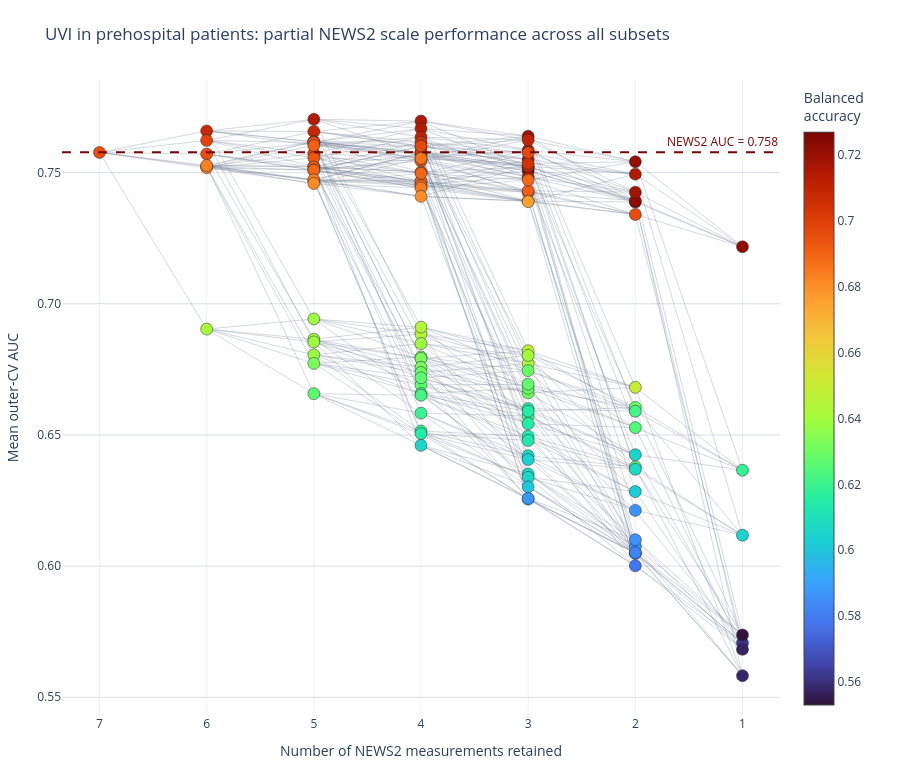

This figure's notebook cell:
### Markdown cell above
#### Subset performance and parameter removal

### Code cell
make_scale_branching_subset_plot(
    results_uvi_pre, FEATURES, news2_auc=auc_uvi_pre,
    title='UVI in prehospital patients',
).show()

### Figure 1 — Plotly figure (JSON) as saved in the notebook; plotly's stock layout.template omitted (floating-point values rounded to 4 significant figures; data arrays with more than 128 entries replaced by an {"elided": "..."} marker saying what was removed)
{"data": [{"hoverinfo": "skip", "line": {"color": "rgba(100, 116, 139, 0.28)", "width": 1}, "mode": "lines", "type": "scatter", "x": {"elided": "1323 int values"}, "y": {"elided": "1323 float values"}}, {"customdata": {"elided": "127x6 mixed values"}, "hovertemplate": "<b>%{customdata[0]}</b><br>AUC: %{customdata[1]:.3f}<br>Balanced accuracy: %{customdata[2]:.3f}<br>Sensitivity: %{customdata[3]:.3f}<br>Specificity: %{customdata[4]:.3f}<br>Mean inner-selected threshold: %{customdata[5]:.3f}<extra></extra>", "marker": {"cmax": 0.7267, "cmin": 0.5531, "color": [0.6952, 0.707, 0.6981, 0.6961, 0.6921, 0.6839, 0.6824, 0.6414, 0.7133, 0.7083, 0.7058, 0.7043, 0.6991, 0.6981, 0.6934, 0.6927, 0.6922, 0.6905, 0.689, 0.6887, 0.6882, 0.6848, 0.6806, 0.6396, 0.6388, 0.6382, 0.6378, 0.632, 0.6269, 0.7145, 0.714, 0.7139, 0.7111, 0.7105, 0.7052, 0.704, 0.7008, 0.6975, 0.6974, 0.6964, 0.6959, 0.6956, 0.6927, 0.6904, 0.689, 0.6874, 0.6857, 0.6847, 0.68, 0.6441, 0.6437, 0.6389, 0.6331, 0.6322, 0.6315, 0.6298, 0.627, 0.6269, 0.624, 0.6224, 0.6204, 0.6197, 0.6153, 0.6057, 0.7267, 0.718, 0.718, 0.7152, 0.7146, 0.7142, 0.7096, 0.709, 0.7034, 0.6994, 0.6974, 0.6936, 0.6915, 0.6889, 0.6753, 0.6483, 0.6434, 0.6404, 0.6306, 0.6292, 0.6289, 0.6279, 0.6215, 0.6161, 0.6156, 0.6155, 0.6144, 0.6132, 0.6084, 0.6073, 0.6062, 0.6039, 0.6008, 0.6001, 0.5865, 0.7253, 0.7217, 0.7207, 0.7176, 0.714, 0.6961, 0.6498, 0.6295, 0.6276, 0.6242, 0.6216, 0.6075, 0.605, 0.6028, 0.5945, 0.5915, 0.5865, 0.5865, 0.585, 0.5823, 0.5782, 0.7217, 0.6191, 0.6043, 0.562, 0.5582, 0.5574, 0.5531], "colorbar": {"title": {"text": "Balanced<br>accuracy"}}, "colorscale": [[0, "#30123b"], [0.07143, "#4145ab"], [0.1429, "#4675ed"], [0.2143, "#39a2fc"], [0.2857, "#1bcfd4"], [0.3571, "#24eca6"], [0.4286, "#61fc6c"], [0.5, "#a4fc3b"], [0.5714, "#d1e834"], [0.6429, "#f3c63a"], [0.7143, "#fe9b2d"], [0.7857, "#f36315"], [0.8571, "#d93806"], [0.9286, "#b11901"], [1, "#7a0402"]], "line": {"color": "#1f2937", "width": 0.5}, "size": 12}, "mode": "markers", "type": "scatter", "x": [7, 6, 6, 6, 6, 6, 6, 6, 5, 5, 5, 5, 5, 5, 5, 5, 5, 5, 5, 5, 5, 5, 5, 5, 5, 5, 5, 5, 5, 4, 4, 4, 4, 4, 4, 4, 4, 4, 4, 4, 4, 4, 4, 4, 4, 4, 4, 4, 4, 4, 4, 4, 4, 4, 4, 4, 4, 4, 4, 4, 4, 4, 4, 4, 3, 3, 3, 3, 3, 3, 3, 3, 3, 3, 3, 3, 3, 3, 3, 3, 3, 3, 3, 3, 3, 3, 3, 3, 3, 3, 3, 3, 3, 3, 3, 3, 3, 3, 3, 2, 2, 2, 2, 2, 2, 2, 2, 2, 2, 2, 2, 2, 2, 2, 2, 2, 2, 2, 2, 2, 1, 1, 1, 1, 1, 1, 1], "y": [0.7577, 0.7659, 0.7623, 0.7571, 0.7524, 0.7518, 0.7527, 0.6904, 0.7703, 0.7657, 0.7619, 0.7617, 0.7524, 0.7573, 0.7556, 0.7615, 0.7521, 0.7604, 0.7509, 0.751, 0.747, 0.7473, 0.7459, 0.6865, 0.6855, 0.6942, 0.6805, 0.6773, 0.6658, 0.7697, 0.7567, 0.7668, 0.7635, 0.7577, 0.7617, 0.7599, 0.7574, 0.7602, 0.7466, 0.7455, 0.7554, 0.7544, 0.7502, 0.7467, 0.7497, 0.745, 0.7555, 0.7441, 0.741, 0.6885, 0.6911, 0.6849, 0.6797, 0.6792, 0.6758, 0.6738, 0.6691, 0.6718, 0.6658, 0.6652, 0.6515, 0.6583, 0.6505, 0.646, 0.7507, 0.7639, 0.7521, 0.7551, 0.7586, 0.7483, 0.7625, 0.7524, 0.7534, 0.7392, 0.7576, 0.7425, 0.7431, 0.7472, 0.739, 0.6821, 0.6772, 0.6803, 0.666, 0.6745, 0.6678, 0.6693, 0.6572, 0.66, 0.6591, 0.6543, 0.6495, 0.6479, 0.6351, 0.6421, 0.6339, 0.6406, 0.6255, 0.6302, 0.6259, 0.7388, 0.7393, 0.7542, 0.7426, 0.7494, 0.7341, 0.6682, 0.6605, 0.6378, 0.6528, 0.6591, 0.6369, 0.6425, 0.6284, 0.605, 0.6048, 0.6213, 0.6075, 0.6101, 0.6051, 0.6002, 0.7217, 0.6366, 0.6118, 0.5707, 0.5582, 0.5683, 0.5737]}], "layout": {"annotations": [{"font": {"color": "#7A0403"}, "showarrow": false, "text": "NEWS2 AUC = 0.758", "x": 1, "xanchor": "right", "xref": "x domain", "y": 0.7578, "yanchor": "bottom", "yref": "y"}], "height": 780, "margin": {"b": 65, "l": 35, "r": 120, "t": 80}, "shapes": [{"line": {"color": "#7A0403", "dash": "dash", "width": 2}, "type": "line", "x0": 0, "x1": 1, "xref": "x domain", "y0": 0.7578, "y1": 0.7578, "yref": "y"}], "showlegend": false, "title": {"text": "UVI in prehospital patients: partial NEWS2 scale performance across all subsets"}, "xaxis": {"range": [7.35, 0.65], "tickmode": "array", "ticktext": ["1", "2", "3", "4", "5", "6", "7"], "tickvals": [1, 2, 3, 4, 5, 6, 7], "title": {"text": "Number of NEWS2 measurements retained"}}, "yaxis": {"gridcolor": "rgba(148, 163, 184, 0.35)", "range": [0.5432, 0.7853], "tickformat": ".2f", "title": {"text": "Mean outer-CV AUC"}, "zeroline": false}}}
